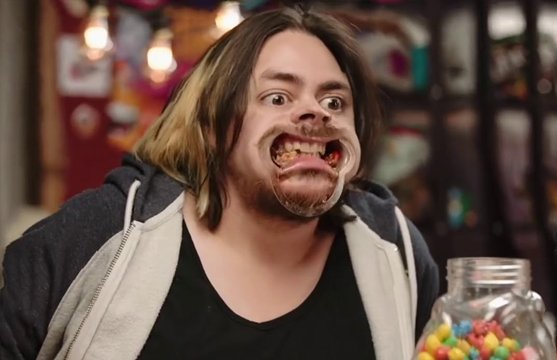
//> input picture ArduImgProcessingPy/OpenCVCourse-/OpenCVCourse-/Resources/test.png, 557 x 360 px
$ ./Chapter3   (built with g++ and OpenCV 4)
//> lines starting //> are read from the running program, lines starting //| are printed output that depends on the picture
#include <opencv2/imgcodecs.hpp>
#include <opencv2/highgui.hpp>
#include <opencv2/imgproc.hpp>
#include <iostream>

using namespace cv;
using namespace std;


///////////////////// Resize and Crop //////////////////////

void main() {

	string path = "Resources/test.png";
	Mat img = imread(path);
//> img is the input picture: 360 rows x 557 cols, CV_8UC3; mean B, G, R 69.9, 80.2, 102.1
	Mat imgResize, imgCrop;

	//cout << img.size() <<endl;
	resize(img, imgResize, Size(), 0.5, 0.5);
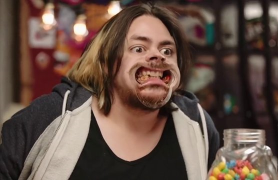
//> imgResize: 180 rows x 278 cols, CV_8UC3; mean B, G, R 70.1, 80.4, 102.3

	Rect roi(130, 0, 300, 250);
	imgCrop = img(roi);
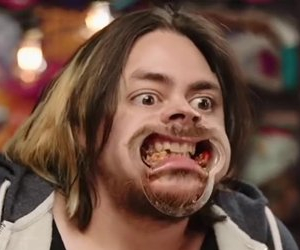
//> imgCrop: 250 rows x 300 cols, CV_8UC3; mean B, G, R 69.3, 82.7, 112.6

	imshow("Image", img);
	imshow("Image Resize", imgResize);
	imshow("Image Crop", imgCrop);

	waitKey(0);

}
